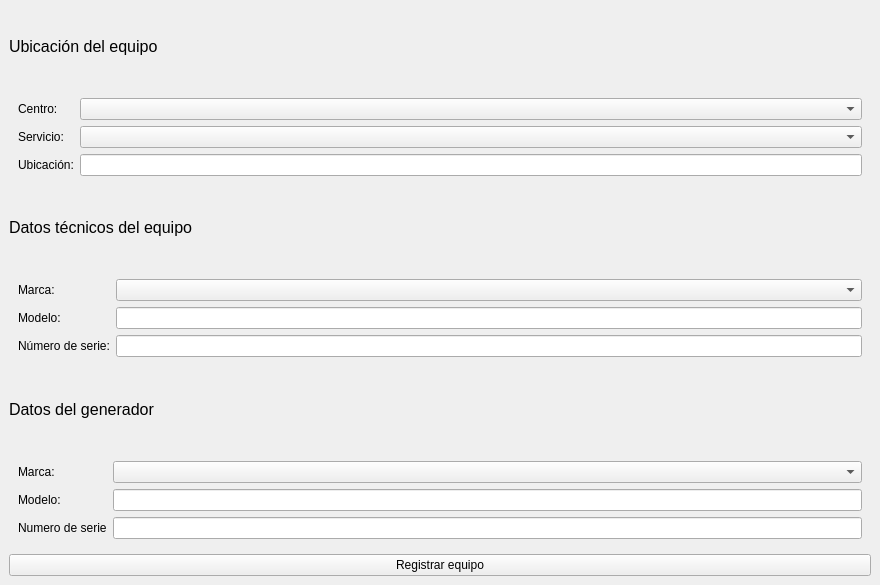
<?xml version="1.0" encoding="UTF-8"?>
<ui version="4.0">
 <class>equipmentRegistrationActivity</class>
 <widget class="QMainWindow" name="equipmentRegistrationActivity">
  <property name="geometry">
   <rect>
    <x>0</x>
    <y>0</y>
    <width>880</width>
    <height>585</height>
   </rect>
  </property>
  <property name="windowTitle">
   <string>MainWindow</string>
  </property>
  <widget class="QWidget" name="verticalLayoutWidget">
   <layout class="QVBoxLayout" name="verticalLayout">
    <item>
     <widget class="QLabel" name="label_12">
      <property name="font">
       <font>
        <pointsize>12</pointsize>
       </font>
      </property>
      <property name="text">
       <string>Ubicación del equipo</string>
      </property>
     </widget>
    </item>
    <item>
     <widget class="QFrame" name="frame">
      <property name="sizePolicy">
       <sizepolicy hsizetype="Preferred" vsizetype="Minimum">
        <horstretch>0</horstretch>
        <verstretch>0</verstretch>
       </sizepolicy>
      </property>
      <property name="minimumSize">
       <size>
        <width>0</width>
        <height>0</height>
       </size>
      </property>
      <property name="frameShape">
       <enum>QFrame::NoFrame</enum>
      </property>
      <layout class="QFormLayout" name="formLayout">
       <item row="0" column="0">
        <widget class="QLabel" name="label_6">
         <property name="text">
          <string>Centro:</string>
         </property>
        </widget>
       </item>
       <item row="1" column="0">
        <widget class="QLabel" name="label_7">
         <property name="text">
          <string>Servicio:</string>
         </property>
        </widget>
       </item>
       <item row="2" column="0">
        <widget class="QLabel" name="label_4">
         <property name="text">
          <string>Ubicación:</string>
         </property>
        </widget>
       </item>
       <item row="2" column="1">
        <widget class="QLineEdit" name="locationEdit"/>
       </item>
       <item row="0" column="1">
        <widget class="QComboBox" name="centreComboBox"/>
       </item>
       <item row="1" column="1">
        <widget class="QComboBox" name="serviceComboBox"/>
       </item>
      </layout>
     </widget>
    </item>
    <item>
     <widget class="QLabel" name="label_5">
      <property name="font">
       <font>
        <pointsize>12</pointsize>
       </font>
      </property>
      <property name="text">
       <string>Datos técnicos del equipo</string>
      </property>
     </widget>
    </item>
    <item>
     <widget class="QFrame" name="frame_2">
      <property name="minimumSize">
       <size>
        <width>0</width>
        <height>0</height>
       </size>
      </property>
      <property name="frameShape">
       <enum>QFrame::NoFrame</enum>
      </property>
      <layout class="QFormLayout" name="formLayout_3">
       <item row="0" column="0">
        <widget class="QLabel" name="label">
         <property name="text">
          <string>Marca:</string>
         </property>
        </widget>
       </item>
       <item row="1" column="0">
        <widget class="QLabel" name="label_2">
         <property name="text">
          <string>Modelo:</string>
         </property>
        </widget>
       </item>
       <item row="2" column="0">
        <widget class="QLabel" name="label_3">
         <property name="text">
          <string>Número de serie:</string>
         </property>
        </widget>
       </item>
       <item row="2" column="1">
        <widget class="QLineEdit" name="serialNumberEdit"/>
       </item>
       <item row="0" column="1">
        <widget class="QComboBox" name="brandComboBox"/>
       </item>
       <item row="1" column="1">
        <widget class="QLineEdit" name="modelLineEdit"/>
       </item>
      </layout>
     </widget>
    </item>
    <item>
     <widget class="QLabel" name="label_8">
      <property name="font">
       <font>
        <pointsize>12</pointsize>
       </font>
      </property>
      <property name="text">
       <string>Datos del generador</string>
      </property>
     </widget>
    </item>
    <item>
     <widget class="QFrame" name="frame_3">
      <property name="minimumSize">
       <size>
        <width>0</width>
        <height>0</height>
       </size>
      </property>
      <property name="frameShape">
       <enum>QFrame::NoFrame</enum>
      </property>
      <layout class="QFormLayout" name="formLayout_4">
       <item row="0" column="0">
        <widget class="QLabel" name="label_9">
         <property name="text">
          <string>Marca:</string>
         </property>
        </widget>
       </item>
       <item row="0" column="1">
        <widget class="QComboBox" name="generatorBrandComboBox"/>
       </item>
       <item row="1" column="0">
        <widget class="QLabel" name="label_10">
         <property name="text">
          <string>Modelo:</string>
         </property>
        </widget>
       </item>
       <item row="2" column="0">
        <widget class="QLabel" name="label_11">
         <property name="text">
          <string>Numero de serie</string>
         </property>
        </widget>
       </item>
       <item row="2" column="1">
        <widget class="QLineEdit" name="generatorSerialNumberEdit"/>
       </item>
       <item row="1" column="1">
        <widget class="QLineEdit" name="generatorModelLineEdit"/>
       </item>
      </layout>
     </widget>
    </item>
    <item>
     <widget class="QPushButton" name="registrateEquipment">
      <property name="text">
       <string>Registrar equipo</string>
      </property>
     </widget>
    </item>
   </layout>
  </widget>
 </widget>
 <resources/>
 <connections/>
</ui>
